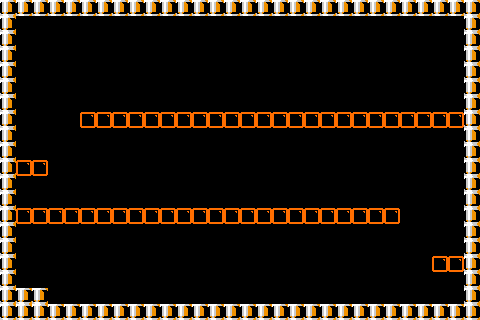

This is a level from a 2D game, rendered from its Tiled map with the project's own tilesets. A one-line summary and the map file follow, with tile-layer data summarised:
An orthogonal 30x20 tile map with 16x16 px tiles, 2 tile layers (bricks, solidbricks), 4 tilesets and 22 objects (9x runningChaserEnemySpawnPoint, 6x PowerUpSpawnPoint, 3x StarInGameCurrency, TimeBomb, SpawnPoint, ...).

<map version="1.0" orientation="orthogonal" width="30" height="20" tilewidth="16" tileheight="16">
 <tileset firstgid="1" name="TileSetTemplate" tilewidth="16" tileheight="16">
  <image source="TileSetTemplate.png" width="64" height="64" />
 </tileset>
 <tileset firstgid="17" name="TileSetTemplateSolid" tilewidth="16" tileheight="16">
  <image source="TileSetTemplateSolid.png" width="64" height="64" />
 </tileset>
 <tileset firstgid="33" name="Tile E (2)" tilewidth="16" tileheight="16">
  <image source="Tile E (2).png" width="16" height="16" />
 </tileset>
 <tileset firstgid="34" name="Tile 2 Orange" tilewidth="16" tileheight="16">
  <image source="Tile 2 Orange.png" width="16" height="16" />
 </tileset>
 <layer name="bricks" width="30" height="20">
  <data>[600 cells, 52 non-empty, 1 distinct tile ids]</data>
 </layer>
 <layer name="solidbricks" width="30" height="20">
  <data>[600 cells, 98 non-empty, 1 distinct tile ids]</data>
 </layer>
 <objectgroup name="Objects" width="30" height="20">
  <object x="441" y="107" height="1" />
  <object name="runningChaserEnemySpawnPoint" x="450" y="292">
   <properties>
    <property name="WalkRightFirst" value="NO" />
    <property name="runningChaserEnemySpawnPoint" value="1" />
   </properties>
  </object>
  <object name="StarInGameCurrency" x="450" y="176">
   <properties>
    <property name="StarInGameCurrency" value="1" />
   </properties>
  </object>
  <object name="StarInGameCurrency" x="31" y="96">
   <properties>
    <property name="StarInGameCurrency" value="1" />
   </properties>
  </object>
  <object name="StarInGameCurrency" x="445" y="24">
   <properties>
    <property name="StarInGameCurrency" value="1" />
   </properties>
  </object>
  <object name="PowerUpSpawnPoint" x="199" y="179">
   <properties>
    <property name="PowerUpSpawnPoint" value="1" />
   </properties>
  </object>
  <object name="PowerUpSpawnPoint" x="220" y="178">
   <properties>
    <property name="PowerUpSpawnPoint" value="2" />
   </properties>
  </object>
  <object name="PowerUpSpawnPoint" x="240" y="179">
   <properties>
    <property name="PowerUpSpawnPoint" value="3" />
   </properties>
  </object>
  <object name="PowerUpSpawnPoint" x="260" y="180">
   <properties>
    <property name="PowerUpSpawnPoint" value="4" />
   </properties>
  </object>
  <object name="PowerUpSpawnPoint" x="284" y="181">
   <properties>
    <property name="PowerUpSpawnPoint" value="5" />
   </properties>
  </object>
  <object name="PowerUpSpawnPoint" x="175" y="178">
   <properties>
    <property name="PowerUpSpawnPoint" value="0" />
   </properties>
  </object>
  <object name="runningChaserEnemySpawnPoint" x="428" y="292">
   <properties>
    <property name="WalkRightFirst" value="NO" />
    <property name="runningChaserEnemySpawnPoint" value="1" />
   </properties>
  </object>
  <object name="TimeBomb" x="33" y="192">
   <properties>
    <property name="TimeBomb" value="1" />
   </properties>
  </object>
  <object name="runningChaserEnemySpawnPoint" x="82" y="193">
   <properties>
    <property name="WalkRightFirst" value="YES" />
    <property name="runningChaserEnemySpawnPoint" value="1" />
   </properties>
  </object>
  <object name="runningChaserEnemySpawnPoint" x="105" y="193">
   <properties>
    <property name="WalkRightFirst" value="YES" />
    <property name="runningChaserEnemySpawnPoint" value="1" />
   </properties>
  </object>
  <object name="runningChaserEnemySpawnPoint" x="129" y="193">
   <properties>
    <property name="WalkRightFirst" value="YES" />
    <property name="runningChaserEnemySpawnPoint" value="1" />
   </properties>
  </object>
  <object name="runningChaserEnemySpawnPoint" x="196" y="92">
   <properties>
    <property name="WalkRightFirst" value="NO" />
    <property name="runningChaserEnemySpawnPoint" value="1" />
   </properties>
  </object>
  <object name="runningChaserEnemySpawnPoint" x="217" y="92">
   <properties>
    <property name="WalkRightFirst" value="NO" />
    <property name="runningChaserEnemySpawnPoint" value="1" />
   </properties>
  </object>
  <object name="runningChaserEnemySpawnPoint" x="239" y="93">
   <properties>
    <property name="WalkRightFirst" value="NO" />
    <property name="runningChaserEnemySpawnPoint" value="1" />
   </properties>
  </object>
  <object name="runningChaserEnemySpawnPoint" x="177" y="92">
   <properties>
    <property name="WalkRightFirst" value="NO" />
    <property name="runningChaserEnemySpawnPoint" value="1" />
   </properties>
  </object>
  <object name="SpawnPoint" x="33" y="276">
   <properties>
    <property name="SpawnPoint" value="1" />
   </properties>
  </object>
  <object name="ExitDoor" x="257" y="82">
   <properties>
    <property name="ExitDoor" value="1" />
   </properties>
  </object>
 </objectgroup>
</map>
